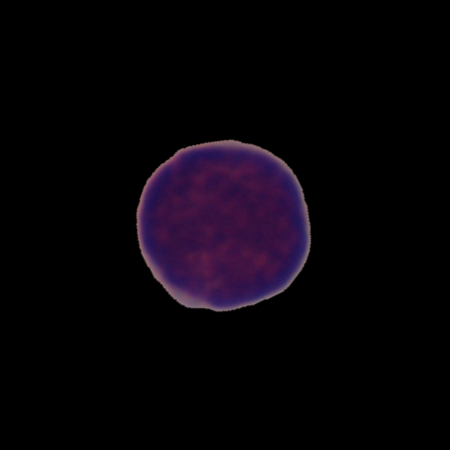
#> input picture data/augm_patLvDiv_train/AugmentedImg_1371_UID_H10_2_1_hem.bmp, 450 x 450 px, given in place of AugmentedImg_1051_UID_H24_33_11_hem.bmp, which was not available
$ python A_extractContourFeatures.py   (older library calls are emulated)
#> lines starting #> are read from the running program, lines starting #| are printed output that depends on the picture; after the words box and inside, x2 and y2 are one past the last pixel; in counts of white or black regions, pixels touching at a corner belong together; pictures that were not available may be replaced by others from this repository, and a replacement may not be noted
import os
import multiprocessing
from pathlib import Path
import numpy as np
import pandas as pd
import cv2
import matplotlib.pyplot as plt
import radiomics
radiomics.setVerbosity(60)#Quiet
#> (this line was passed over: radiomics is not available in this run)
import SimpleITK as sitk
from matplotlib import pyplot as plt
from scipy.spatial import distance
from scipy.signal import resample

augm_patLvDiv_train = Path('../../data/augm_patLvDiv_train/')
augm_patLvDiv_valid = Path('../../data/augm_patLvDiv_valid')

augm_rndDiv_train = Path('../../data/augm_rndDiv_train')
augm_rndDiv_valid = Path('../../data/augm_rndDiv_valid')

patLvDiv_train = Path('../../data/patLvDiv_train')
patLvDiv_valid = Path('../../data/patLvDiv_valid')
patLvDiv_test = Path('../../data/patLvDiv_test')

rndDiv_train = Path('../../data/rndDiv_train')
rndDiv_valid = Path('../../data/rndDiv_valid')
rndDiv_test = Path('../../data/rndDiv_test')

# [35 lines left out: function getQtdSamples, not called in this run]


def getContourSignature(grayScaleImage, sizeVector=320):
    _,thresh = cv2.threshold(grayScaleImage, 1, 255, cv2.THRESH_BINARY)
    thresh = cv2.erode(thresh, np.ones((2,2),np.uint8),iterations = 1)
    _, contours, _ = cv2.findContours(thresh, 1, 2)
    contour = max(contours, key=cv2.contourArea)
    m = cv2.moments(thresh)
    centroid = (int(m['m10']/m['m00']), int(m['m01']/m['m00']))
    signature = []
    for points in contour:
        curvePoint = points[0][0], points[0][1]
        signature.append(distance.euclidean(centroid, curvePoint))
    if (len(signature)>sizeVector) or (len(signature)<sizeVector):
        signature = resample(signature, sizeVector)
    signature = list(map(abs, np.fft.fft(signature)))
    signature = signature[0:len(signature)//2]
    return signature

def getContourFeatures(imagePath):
    features = {}
    if 'all.bmp' in imagePath.name:
        features['cellType(ALL=1, HEM=-1)'] = 1
    elif 'hem.bmp' in imagePath.name:
        features['cellType(ALL=1, HEM=-1)'] = -1
    else:
        return features
    img = cv2.cvtColor(cv2.imread(str(imagePath)), cv2.COLOR_BGR2GRAY)
    signature = getContourSignature(img)
    for i in range(len(signature)):
        features[f'pt{str(i).zfill(3)}'] = signature[i]
    return features

"""
###############################################################################################
###############################################################################################
###############################################################################################
"""
def createAugmPatLvDivDataframe():
    TRAIN_IMGS = os.listdir(augm_patLvDiv_train)
    VALID_IMGS = os.listdir(augm_patLvDiv_valid)
    #Create Train Dataframe
    def createTrainDataframe():
        train_df = pd.DataFrame()
        np.random.shuffle(TRAIN_IMGS)
        for n, imgFile in enumerate(TRAIN_IMGS):
            imgPath = augm_patLvDiv_train / imgFile
            featuresDict = getContourFeatures(imgPath)
            train_df = train_df.append(featuresDict, ignore_index=True)
            print(f'{n}-Train')
        cols = train_df.columns.tolist()
        cols.remove('cellType(ALL=1, HEM=-1)')
        cols = ['cellType(ALL=1, HEM=-1)'] + cols
        train_df.to_csv(f'data/AugmPatLvDiv_TRAIN-ContourData_{train_df.shape[1]-1}-Features_{train_df.shape[0]}-images.csv')

    #Process for Validation dataset
    # [13 lines left out: function createValidDataframe, not called in this run]

    p0 = multiprocessing.Process(name='train_AugmPatLvDiv', target=createTrainDataframe)
    p1 = multiprocessing.Process(name='valid_AugmPatLvDiv',target=createValidDataframe)
    p0.start()
    p1.start()
    p0.join()
    p1.join()

"""
###############################################################################################
###############################################################################################
###############################################################################################
"""

# [39 lines left out: function createAugmRndDivDataframe, not called in this run]

"""
###############################################################################################
###############################################################################################
###############################################################################################
"""

# [60 lines left out: function createPatLvDivDataframe, not called in this run]


"""
###############################################################################################
###############################################################################################
###############################################################################################
"""

# [61 lines left out: function createRndDivDataframe, not called in this run]

"""
###############################################################################################
###############################################################################################
###############################################################################################
"""

if __name__ == '__main__':
    s0 = Path('../../data/augm_rndDiv_train/AugmentedImg_1051_UID_H24_33_11_hem.bmp')
    assert len(getContourFeatures(s0))==161, 'Erro, check feature extraction'
#> in getContourFeatures, `img = cv2.cvtColor(cv2.imread(str(imagePath)), cv2.COLOR_BGR2GRAY)`:
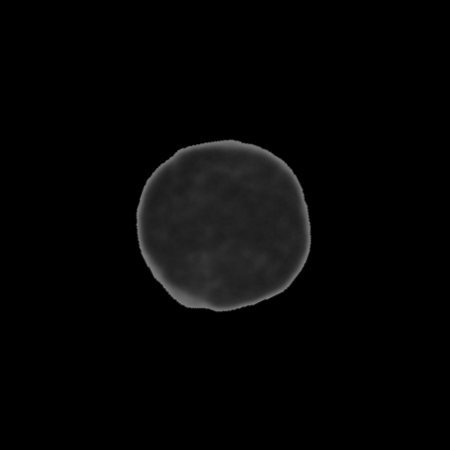
#> img: shape (450, 450); min 0, max 124, mean 5.3
#> in getContourSignature, `_,thresh = cv2.threshold(grayScaleImage, 1, 255, cv2.THRESH_BINARY)`:
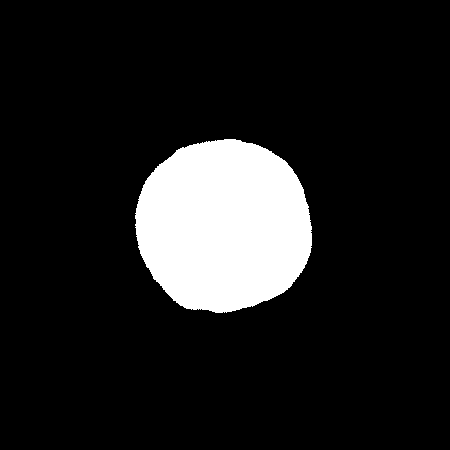
#> thresh: shape (450, 450); 12% white; 1 white region, box (x1, y1, x2, y2) and area: (135, 139, 312, 313) 24308
#> in getContourSignature, `thresh = cv2.erode(thresh, np.ones((2,2),np.uint8),iterations = 1)`:
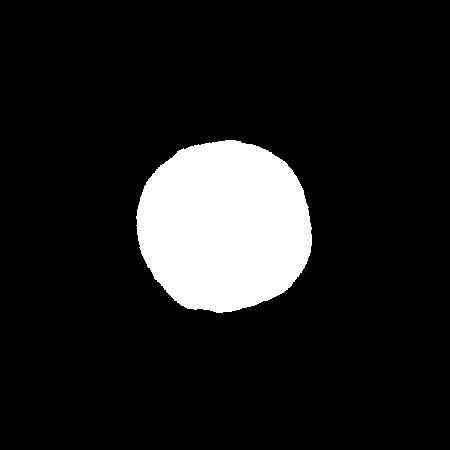
#> thresh: shape (450, 450); 11.8% white; 1 white region
#> in getContourSignature, `_, contours, _ = cv2.findContours(thresh, 1, 2)`: contours = 1 contour; box (x1, y1, x2, y2) and area: (136, 140, 312, 313) 23674
#> in getContourSignature, `contour = max(contours, key=cv2.contourArea)`: contour = contour of 308 points, box (x1, y1, x2, y2) (136, 140, 312, 313), area 23674
#> in getContourSignature, `m = cv2.moments(thresh)`: m = moments, m00 6102915, centre m10/m00, m01/m00 = (223.8, 225.9)
#> in getContourSignature, `centroid = (int(m['m10']/m['m00']), int(m['m01']/m['m00']))`: centroid = (223, 225)
#> the loop in getContourSignature, `for points in contour:` made 308 passes
#> curvePoint on passes 1 to 3: (225, 140), (224, 141), (218, 141)
#> after the loop in getContourSignature, `for points in contour:`: signature = 308 values, max 91.29 at index 221, min 82.87 at index 5, mean 86.89
#> in getContourSignature, `signature = resample(signature, sizeVector)`: signature = 320 values, max 91.28 at index 223, min 82.62 at index 13, mean 86.89
#> in getContourSignature, `signature = list(map(abs, np.fft.fft(signature)))`: signature = 320 values, max 27804 at index 0, min 1.15e-13 at index 162, mean 100.8
#> in getContourSignature, `signature = signature[0:len(signature)//2]`: signature = 160 values, max 27804 at index 0, min 1.15e-13 at index 158, mean 187.7
#> after the loop in getContourFeatures, `for i in range(len(signature)):`: features = 161 items
    #Spawn Process
    p0 = multiprocessing.Process(name='AugmPatLvDiv', target=createAugmPatLvDivDataframe)
    p1 = multiprocessing.Process(name='AugmRndDiv',target=createAugmRndDivDataframe)
    p2 = multiprocessing.Process(name='PatLvDiv', target=createPatLvDivDataframe)
    p3 = multiprocessing.Process(name='RndDiv',target=createRndDivDataframe)

    p0.start()
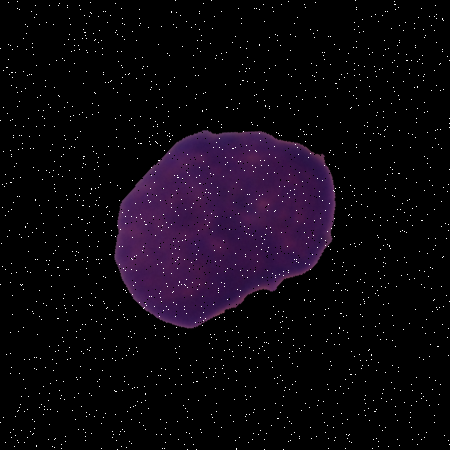
#> input picture data/augm_patLvDiv_train/AugmentedImg_1416_UID_H14_1_1_hem.bmp, 450 x 450 px
#> in getContourFeatures (call 2), `img = cv2.cvtColor(cv2.imread(str(imagePath)), cv2.COLOR_BGR2GRAY)`:
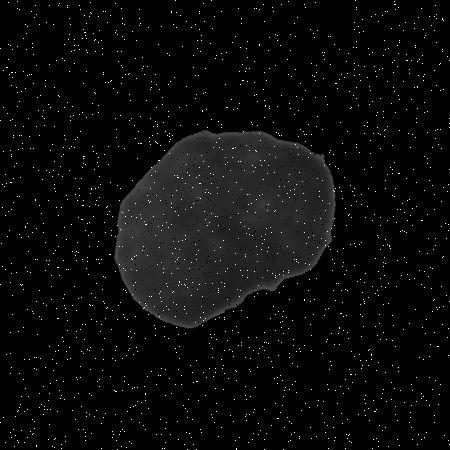
#> img: shape (450, 450); min 0, max 255, mean 9.3
#> call 2 of getContourSignature, with sizeVector = 320
#> in getContourSignature (call 2), `_,thresh = cv2.threshold(grayScaleImage, 1, 255, cv2.THRESH_BINARY)`:
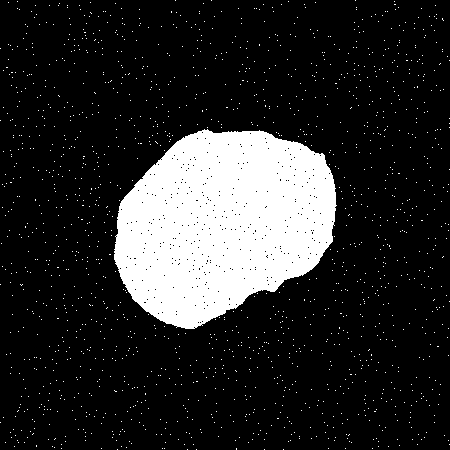
#> thresh: shape (450, 450); 16.8% white; 1586 white regions (1585 under 20 px), largest, box (x1, y1, x2, y2) and area: (114, 129, 337, 329) 32383
#> in getContourSignature (call 2), `thresh = cv2.erode(thresh, np.ones((2,2),np.uint8),iterations = 1)`:
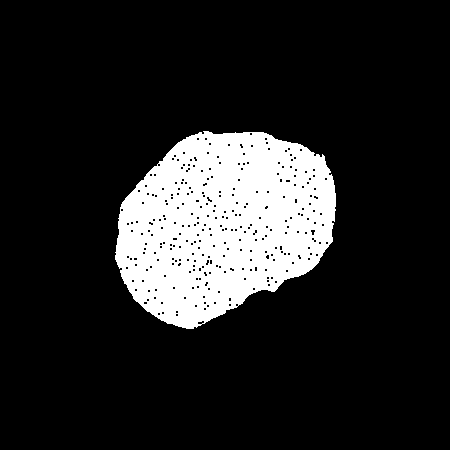
#> thresh: shape (450, 450); 15.3% white; 1 white region
#> in getContourSignature (call 2), `_, contours, _ = cv2.findContours(thresh, 1, 2)`: contours = 295 contours, 293 with area under 20; largest, box (x1, y1, x2, y2) and area: (115, 131, 336, 329) 31915, (310, 229, 316, 236) 21
#> in getContourSignature (call 2), `contour = max(contours, key=cv2.contourArea)`: contour = contour of 311 points, box (x1, y1, x2, y2) (115, 131, 336, 329), area 31915
#> in getContourSignature (call 2), `m = cv2.moments(thresh)`: m = moments, m00 7889190, centre m10/m00, m01/m00 = (223, 223.8)
#> in getContourSignature (call 2), `centroid = (int(m['m10']/m['m00']), int(m['m01']/m['m00']))`: centroid = (223, 223)
#> the loop in getContourSignature (call 2), `for points in contour:` made 311 passes
#> curvePoint on passes 1 to 3: (203, 131), (204, 132), (204, 133)
#> after the loop in getContourSignature (call 2), `for points in contour:`: signature = 311 values, max 121.2 at index 260, min 75.24 at index 173, mean 102.3
#> in getContourSignature (call 2), `signature = resample(signature, sizeVector)`: signature = 320 values, max 121.6 at index 268, min 75.24 at index 178, mean 102.3
#> in getContourSignature (call 2), `signature = list(map(abs, np.fft.fft(signature)))`: signature = 320 values, max 32726.4 at index 0, min 2.84e-14 at index 162, mean 146.8
#> in getContourSignature (call 2), `signature = signature[0:len(signature)//2]`: signature = 160 values, max 32726.4 at index 0, min 9.01e-14 at index 158, mean 249.1
#> in createTrainDataframe, `featuresDict = getContourFeatures(imgPath)`: featuresDict = 161 items
#> (the run stopped early here; a loop or call above may not have finished)
